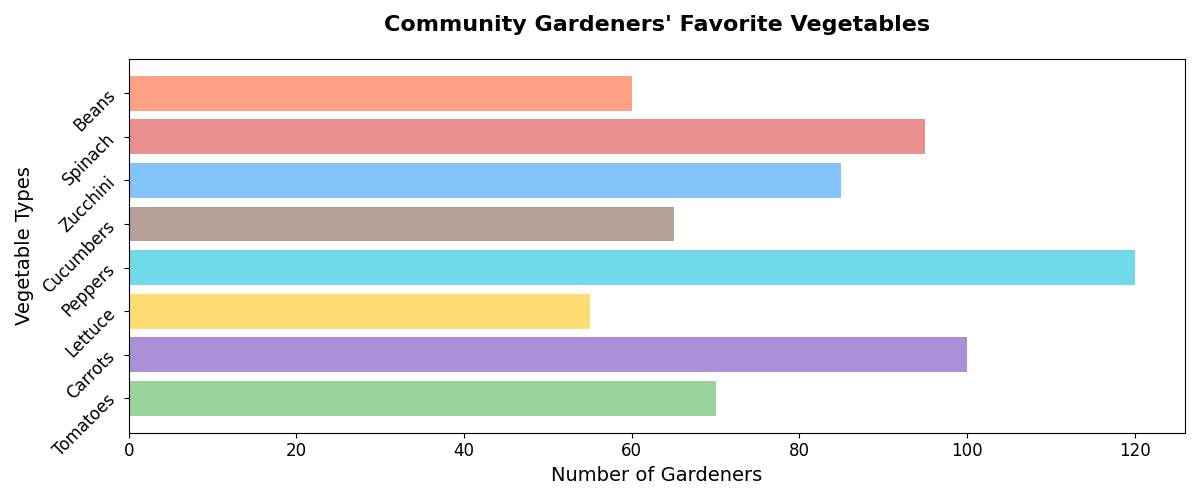

Recreate this plot in Python.
import matplotlib.pyplot as plt
import numpy as np

vegetables = ['Tomatoes', 'Carrots', 'Lettuce', 'Peppers', 'Cucumbers', 'Zucchini', 'Spinach', 'Beans']
gardeners = [70, 100, 55, 120, 65, 85, 95, 60]

# Shuffled colors for the bars
colors = ['#81C784', '#9575CD', '#FFD54F', '#4DD0E1', '#A1887F', '#64B5F6', '#E57373', '#FF8A65']

fig, ax = plt.subplots(figsize=(12, 5))

ax.barh(vegetables, gardeners, color=colors, alpha=0.8)
ax.set_title("Community Gardeners' Favorite Vegetables", fontsize=16, fontweight='bold', pad=20)
ax.set_xlabel('Number of Gardeners', fontsize=14)
ax.set_ylabel('Vegetable Types', fontsize=14)
ax.tick_params(axis='y', rotation=45, labelsize=12)
ax.tick_params(axis='x', labelsize=12)

plt.tight_layout()
plt.show()
